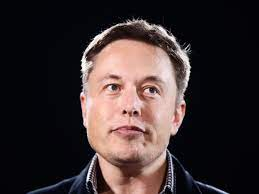
#> input picture model/test_images/elon_musk.jpg, 259 x 194 px
$ jupyter execute --allow-errors founders_classifier_model.ipynb   (shell and % lines are left out)
#> lines starting #> are read from the running program, lines starting #| are printed output that depends on the picture
[cell 1]
import numpy as np
import cv2
import matplotlib
from matplotlib import pyplot as plt

[cell 2]
img = cv2.imread("./test_images/elon_musk.jpg")
#> img is the input picture: shape (194, 259, 3); mean B, G, R 48.4, 47.8, 59.2
img.shape #will show RGB values
#> Out = (194, 259, 3)

[cell 3]
plt.imshow(img) #To show image

[cell 4]
#For gray or black and white
gray = cv2.cvtColor(img, cv2.COLOR_BGR2GRAY)
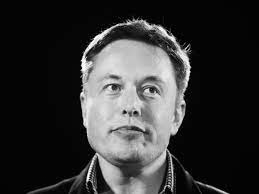
#> gray: shape (194, 259); min 0, max 255, mean 51.2
gray.shape
#> Out = (194, 259)

[cell 5]
gray #A 3D array of image

[cell 6]
plt.imshow(gray) #with to RGB value

[cell 7]
plt.imshow(gray, cmap='gray') #For gray image

[cell 8]
#For face detection using Haar Cascades
#Loading facecascade & eyecascade for face detection

face_cascade = cv2.CascadeClassifier("./openCV/haarcascades/haarcascade_frontalface_default.xml")
eye_cascade = cv2.CascadeClassifier("./openCV/haarcascades/haarcascade_eye.xml")

faces = face_cascade.detectMultiScale(gray,1.3,5)
#> faces = [[71, 37, 121, 121]]
faces #4 values X , Y and Width and Height
#> Out = [[71, 37, 121, 121]]

[cell 9]
#Detecting the first face
(x,y,w,h) = faces[0]
#> x = 71; y = 37; w = 121; h = 121

x,y,w,h
#> Out = (71, 37, 121, 121)

[cell 10]
#Croping the face only face extraction

face_img = cv2.rectangle(img, (x,y),(x+w,y+h),(255,0,0),2)
plt.imshow(face_img)

[cell 11]
#Draw for Eye detection

cv2.destroyAllWindows()

for (x,y,w,h) in faces:
    face_img = cv2.rectangle(img,(x,y),(x+w,y+h),(255,0,0),2)
    roi_gray = gray[y:y+h, x:x+w]
    roi_color = face_img[y:y+h,x:x+w]
    eyes = eye_cascade.detectMultiScale(roi_gray)
    for (ex,ey,ew,eh) in eyes:
        cv2.rectangle(roi_color,(ex,ey),(ex+ew,ey+eh),(0,255,0),2)
#> this loop made 1 pass
#> (x, y, w, h, eyes) on pass 1: (71, 37, 121, 121, [[27, 36, 28, 28], [66, 40, 26, 26]])
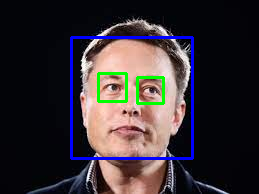
#> img: shape (194, 259, 3); mean B, G, R 52.6, 47.8, 55.2
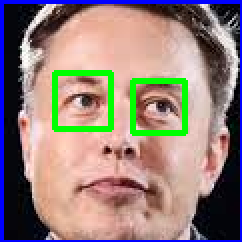
#> roi_color: shape (121, 121, 3) (shown 2 times larger); mean B, G, R 122.9, 128.6, 147.7


plt.figure()
plt.imshow(face_img,cmap='gray')
plt.show()

[cell 12]
#Cropped image
plt.imshow(roi_color, cmap='gray')

[cell 13]
#Function to return cropped faceImage

def get_cropped_image_if_2_eyes(image_path):
#> called with image_path = './test_images/elon_musk.jpg'
    img = cv2.imread(image_path)
    gray = cv2.cvtColor(img, cv2.COLOR_BGR2GRAY)
    faces = face_cascade.detectMultiScale(gray,1.3,5)
#> faces = [[71, 37, 121, 121]]
    for (x,y,w,h) in faces:
        roi_gray = gray[y:y+h, x:x+w]
        roi_color = img[y:y+h,x:x+w]
        eyes = eye_cascade.detectMultiScale(roi_gray)
        if(len(eyes) >=2):
            return roi_color
#> call 2 of get_cropped_image_if_2_eyes, with image_path = './dataset/Billl_Gates/download (10).jpg'
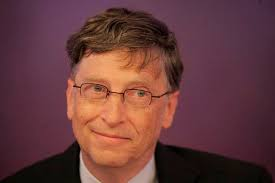
#> input picture model/dataset/Billl_Gates/download (10).jpg, 275 x 183 px
#> in get_cropped_image_if_2_eyes, img is the input picture: shape (183, 275, 3); mean B, G, R 60.7, 59.4, 103.3
#> in get_cropped_image_if_2_eyes (call 2), `gray = cv2.cvtColor(img, cv2.COLOR_BGR2GRAY)`:
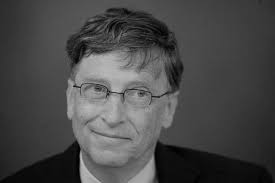
#> gray: shape (183, 275); min 0, max 191, mean 72.7
#> in get_cropped_image_if_2_eyes (call 2), `faces = face_cascade.detectMultiScale(gray,1.3,5)`: faces = [[57, 45, 118, 118]]
#> this loop made 1 pass
#> (x, y, w, h, eyes) on pass 1: (57, 45, 118, 118, [[19, 23, 42, 42], [55, 23, 49, 49]])
#> pass 1, in get_cropped_image_if_2_eyes (call 2), `roi_gray = gray[y:y+h, x:x+w]`:
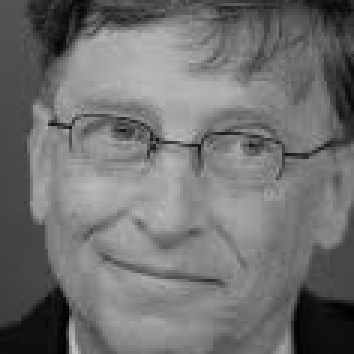
#> roi_gray: shape (118, 118) (shown 3 times larger); min 0, max 191, mean 112.2
#> pass 1, in get_cropped_image_if_2_eyes (call 2), `roi_color = img[y:y+h,x:x+w]`:
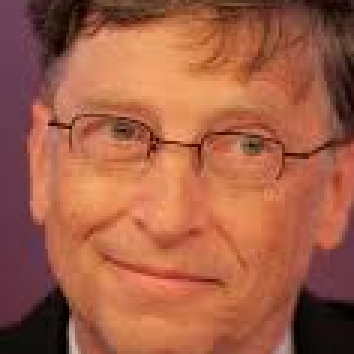
#> roi_color: shape (118, 118, 3) (shown 3 times larger); mean B, G, R 69.5, 94.4, 163.2

[cell 14]
#Checking function

original_image = cv2.imread('./test_images/elon_musk.jpg')
plt.imshow(original_image)

[cell 15]
cropped_image = get_cropped_image_if_2_eyes('./test_images/elon_musk.jpg')
plt.imshow(cropped_image)

[cell 16]
#Initializing path valiables

path_to_data = "./dataset/"
path_to_cr_data = "./dataset/cropped/"

[cell 17]
#Getting all directories of founders under dataset

import os
img_dirs =list()

for entry in os.scandir(path_to_data):
    if entry.is_dir():
        img_dirs.append(entry.path)

[cell 18]
img_dirs

[cell 19]
#Creating cropped folder to store only face cropped images

import shutil

if os.path.exists(path_to_cr_data):
    shutil.rmtree(path_to_cr_data)
os.mkdir(path_to_cr_data)

[cell 20]
cropped_image_dirs = list()
founders_file_names_dict = {}

for img_dir in img_dirs:
    count = 1
    founder_name = img_dir.split('/')[-1]
    print(founder_name)

    founders_file_names_dict[founder_name] = list()

    for entry in os.scandir(img_dir):
        roi_color = get_cropped_image_if_2_eyes(entry.path)
        if(roi_color is not None):
            cropped_folder = path_to_cr_data + founder_name
            if not os.path.exists(cropped_folder):
                os.makedirs(cropped_folder)
                cropped_image_dirs.append(cropped_folder)
                print("Generated Cropped images in folder : ", cropped_folder)
            cropped_file_name = founder_name + str(count) + ".png"
            cropped_file_path = cropped_folder + "/" + cropped_file_name

            cv2.imwrite(cropped_file_path, roi_color)
            founders_file_names_dict[founder_name].append(cropped_file_path)
            count = count + 1

# Feature Engineering

[cell 21]
#Performing WaveLet Tranformation pywt = py wavelet transform
import pywt

def w2d(img , mode='haar',level=1):
#> called with mode = 'db1', level = 5
    imArray = img
    #Converting to grayScale
    imArray = cv2.cvtColor(imArray, cv2.COLOR_RGB2GRAY)
    #to FLOAT
    imArray = np.float32(imArray)
    imArray /= 255;
    #compute coefficient
    coeffs = pywt.wavedec2(imArray, mode,level=level)

    #process Coefficients
    coeffs_H = list(coeffs)
    coeffs_H[0] *= 0;

    #reconstruction
    imArray_H = pywt.waverec2(coeffs_H,mode);
    imArray_H *= 255;
    imArray_H = np.uint8(imArray_H)

    return imArray_H

[cell 22]
#Converting image using Wavelet transformer
# Extracting important facial features

im_har = w2d(cropped_image,'db1',5)
plt.imshow(im_har, cmap='gray')

[cell 23]
class_dict = {}
count = 0

for founder_name in founders_file_names_dict.keys():
    class_dict[founder_name] = count
    count = count + 1

class_dict

[cell 24]
X = list()
y = list()

for founder_name, training_files in founders_file_names_dict.items():
    for training_images in training_files:
        #resizing
        img = cv2.imread(training_images)
        if img is None:
            continue
        scalled_raw_img = cv2.resize(img ,(32,32))
        img_har = w2d(img,'db1',5)
#> call 2 of w2d, with mode = 'db1', level = 5
#> in w2d (call 2), `imArray = cv2.cvtColor(imArray, cv2.COLOR_RGB2GRAY)`:
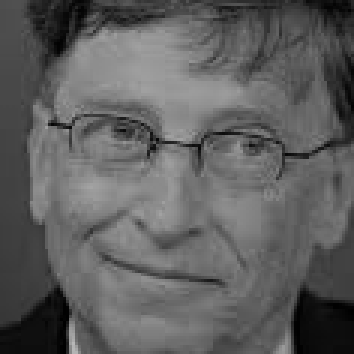
#> imArray: shape (118, 118) (shown 3 times larger); min 0, max 183, mean 94.8
#> in w2d (call 2), `imArray_H = pywt.waverec2(coeffs_H,mode);`:
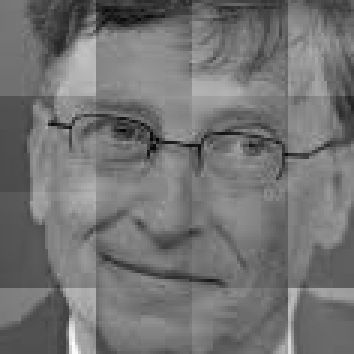
#> imArray_H: shape (118, 118) float32 (shown 3 times larger); min -0.433, max 0.536, mean 0.00543; drawn with min black and max white
        scalled_img_har = cv2.resize(img_har, (32,32))
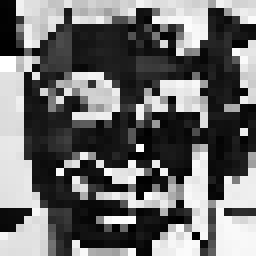
#> scalled_img_har: shape (32, 32) (shown 8 times larger); min 0, max 255, mean 108.2
        combined_img = np.vstack((scalled_raw_img.reshape(32*32*3,1),scalled_img_har.reshape(32*32,1)))
        X.append(combined_img)
        y.append(class_dict[founder_name])

[cell 25]
len(X) #No of cropped images

[cell 26]
len(X[0]) #size of each image 32*32*3 + 32*32

[cell 27]
#Converting to float

X = np.array(X).reshape(len(X),4096).astype(float)
X.shape
#> Out = (1, 4096)
